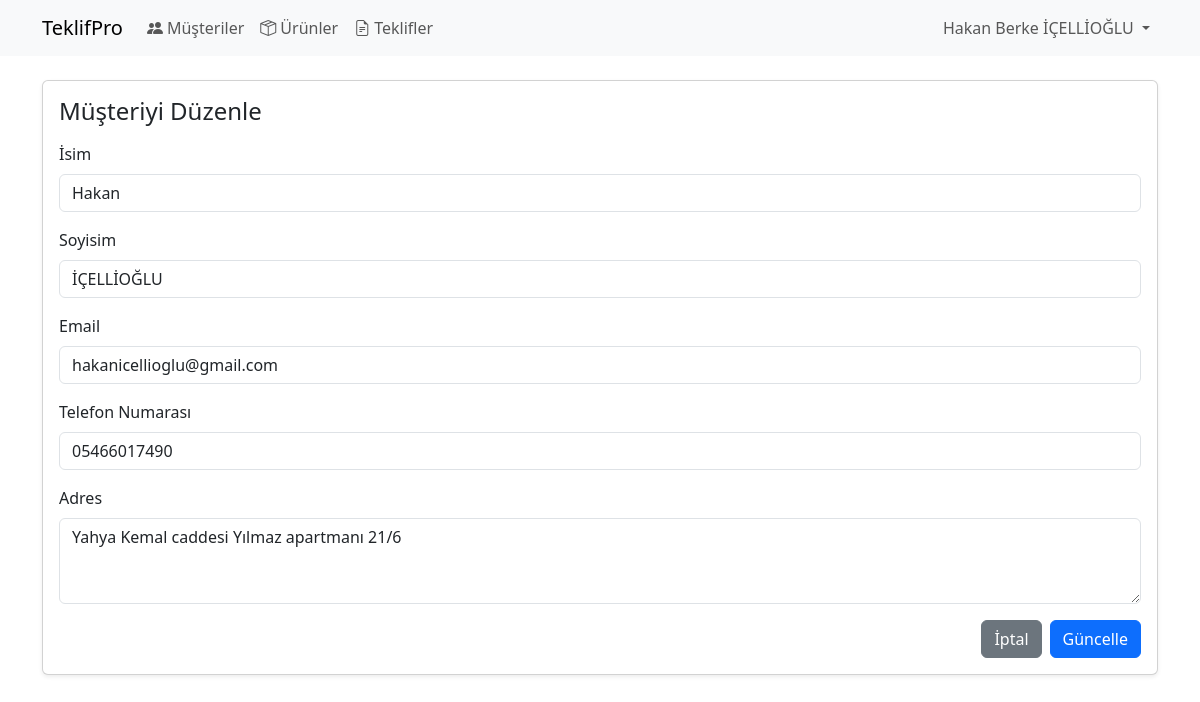
Page /customers/edit?id=2 (signed in) on the committed database.
### tables this page shows
CREATE TABLE `customers` (
  `id` int(11) NOT NULL,
  `first_name` varchar(255) NOT NULL,
  `last_name` varchar(255) NOT NULL,
  `company` varchar(255) DEFAULT NULL,
  `email` varchar(255) DEFAULT NULL,
  `phone` varchar(50) DEFAULT NULL,
  `address` text DEFAULT NULL
);

### customers/edit.php (the view, shortened to what this page needs)
<?php
require __DIR__ . '/../header.php';
$id = filter_input(INPUT_GET, 'id', FILTER_VALIDATE_INT);
$stmt = $pdo->prepare('SELECT first_name, last_name, email, phone, address FROM customers WHERE id = :id');
$stmt->execute(['id' => $id]);
$customer = $stmt->fetch();
?>
<div class="container py-4">
    <div class="card shadow-sm">
        <div class="card-body">
            <h4 class="card-title mb-3">Müşteriyi Düzenle</h4>
            <form method="post" novalidate>
                <div class="mb-3">
                    <label for="first_name" class="form-label">İsim</label>
                    <input type="text" class="form-control" id="first_name" name="first_name" required value="<?= htmlspecialchars($customer['first_name'] ?? '', ENT_QUOTES, 'UTF-8'); ?>">
                </div>
                <div class="mb-3">
                    <label for="last_name" class="form-label">Soyisim</label>
                    <input type="text" class="form-control" id="last_name" name="last_name" required value="<?= htmlspecialchars($customer['last_name'] ?? '', ENT_QUOTES, 'UTF-8'); ?>">
                </div>
                <div class="mb-3">
                    <label for="email" class="form-label">Email</label>
                    <input type="email" class="form-control" id="email" name="email" required value="<?= htmlspecialchars($customer['email'] ?? '', ENT_QUOTES, 'UTF-8'); ?>">
                </div>
                <div class="mb-3">
                    <label for="phone" class="form-label">Telefon Numarası</label>
                    <input type="text" class="form-control" id="phone" name="phone" required value="<?= htmlspecialchars($customer['phone'] ?? '', ENT_QUOTES, 'UTF-8'); ?>">
                </div>
                <div class="mb-3">
                    <label for="address" class="form-label">Adres</label>
                    <textarea class="form-control" id="address" name="address" rows="3" required><?= htmlspecialchars($customer['address'] ?? '', ENT_QUOTES, 'UTF-8'); ?></textarea>
                </div>
                <div class="d-flex justify-content-end">
                    <a href="../customer" class="btn btn-secondary me-2">İptal</a>
                    <button type="submit" class="btn btn-primary">Güncelle</button>
                </div>
            </form>
        </div>
    </div>
</div>
</body>
</html>

### rows in the picture
customers: first_name "Hakan", last_name "İÇELLİOĞLU", email "hakanicellioglu@gmail.com", phone "05466017490", address "Yahya Kemal caddesi Yılmaz apartmanı 21/6"

### other values in the picture
$userName "Hakan Berke İÇELLİOĞLU"
